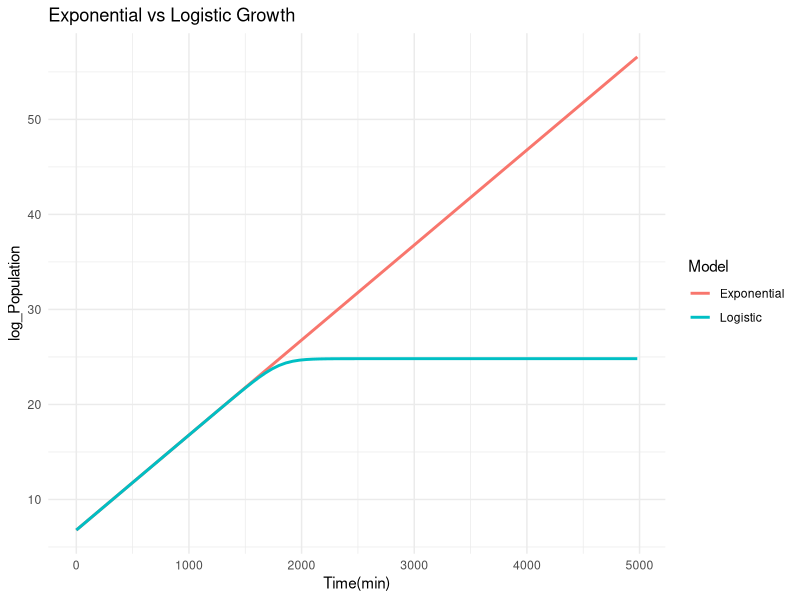

The R source for this figure:
##Code for Question 3

# Load necessary package
library(ggplot2)

# Parameters for the equations
y0 <- 879          # Initial value
r <- 0.01          # Growth rate
K <- 60000000207   # Carrying capacity
t <- seq(0, 4980, by = 60) # Time range obtained from experiment.csv

# Exponential growth equation
y_exp <- y0 * exp(r * t)

# Logistic growth equation
y_logistic <- K / (1 + ((K - y0) / y0) * exp(-r * t))

# Combine the data into a data frame
data <- data.frame(
  Time = rep(t, 2),
  Value = c(y_exp, y_logistic),
  Model = rep(c("Exponential", "Logistic"), each = length(t))
)

# Plot the data
ggplot(data, aes(x = Time, y = log(Value), color = Model)) +
  geom_line(size = 1) +
  labs(
    title = "Exponential vs Logistic Growth",
    x = "Time(min)",
    y = "log_Population",
    color = "Model"
  ) +
  theme_minimal()
